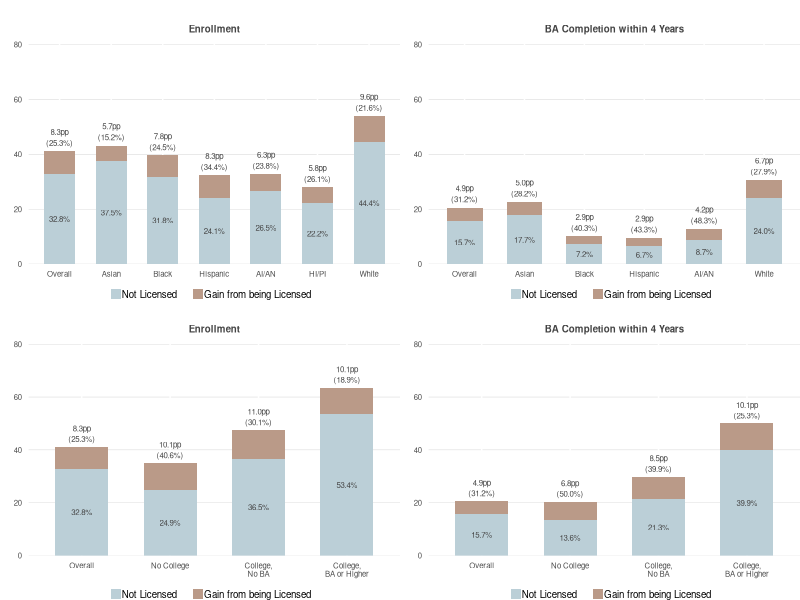
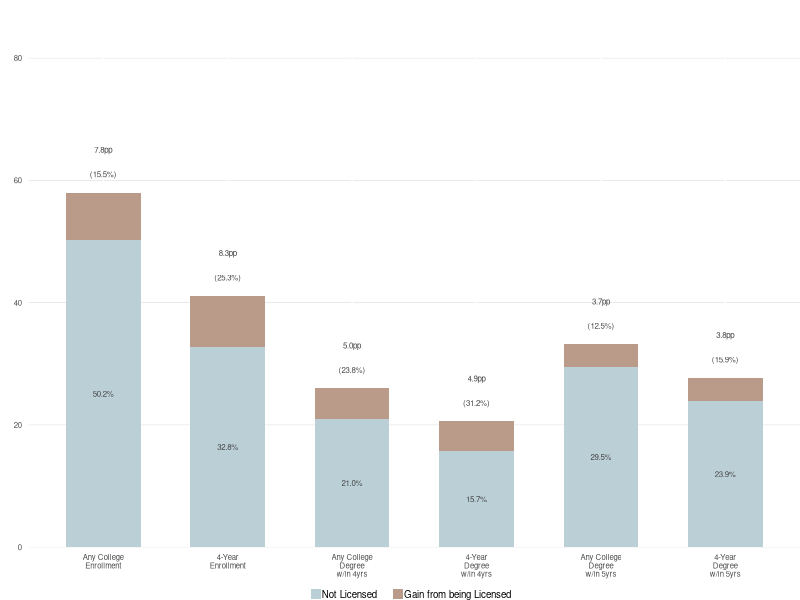

The R source for these figures, in order: (Note: this script raises an error after producing the figures.)
## ---- chunk 1
library(knitr)
library(bookdown)

# https://cran.r-project.org/web/packages/kableExtra/vignettes/awesome_table_in_pdf.pdf
library(kableExtra)
library(tidyverse)
library(gridExtra)
library(scales)

knitr::opts_chunk$set(echo = F, message = F, warning = F)

knitr::knit_hooks$set(inline = function(x) {   if(!is.numeric(x)){     x   }else{    prettyNum(round(x,2), big.mark=",")    } })

theme_set(
  theme(
    text = element_text(size = 7),
    panel.background = element_blank(),
    plot.title = element_text(color = '#444444', size = 7, hjust = 0.5, face = 'bold'),
    axis.ticks = element_blank(),
    axis.title = element_text(face = 'bold'),
    legend.title = element_text(face = 'bold'),
    legend.key.size = unit(0.3, 'cm')
  )
)
## ---- chunk 2

create_cb_figure <- function(categories, values, plot_title) {
  cb_fig_df <- data.frame(
    category = rep(categories, each = 2),
    subcategory = rep(c('Not Licensed', 'Gain from being Licensed'), length(categories)), 
    value = values
  )
  
  cb_fig_df$category <- factor(cb_fig_df$category, levels = categories)
  
  cb_fig_df %>%
    left_join(
      cb_fig_df %>%
        pivot_wider(id_cols = category, names_from = subcategory, values_from = value) %>%
        mutate(
          total = `Not Licensed` + `Gain from being Licensed`,
          pct_change = `Gain from being Licensed` / `Not Licensed` * 100
        ),
      by = 'category') %>% 
    ggplot(aes(x = category, y = value, fill = subcategory, width = 0.6)) +
    geom_bar(position = 'stack', stat = 'identity') +
    geom_text(aes(y = value, label = if_else(subcategory == 'Not Licensed', str_c(sprintf('%.1f', value), '%'), '')), color = '#444444', size = 2, position = position_stack(vjust = 0.5)) +
    geom_text(aes(y = total + 3, label = if_else(subcategory == 'Not Licensed', str_c('(', sprintf('%.1f', pct_change), '%)'), '')), color = '#444444', size = 2) +
    geom_text(aes(y = total + 7, label = if_else(subcategory == 'Not Licensed', str_c(sprintf('%.1f', `Gain from being Licensed`), 'pp'), '')), color = '#444444', size = 2) +
    ggtitle(plot_title) +
    xlab('') + ylab('') + 
    scale_y_continuous(expand = expansion(mult = c(0, 0.05)), limits = c(0, 80)) +
    scale_fill_manual(values = c('#ba9a88', '#bbcfd7')) +
    theme(
        plot.margin = margin(t = 0.6, unit = 'cm'),
        panel.grid.major.y = element_line(size = 0.1, color = 'gray'),
        legend.title = element_blank(),
        legend.position = 'bottom',
        legend.margin = margin(t = -0.5, unit = 'cm'),
        legend.text = element_text(margin = margin(r = 0.2, unit = 'cm'))
      ) +
      guides(fill = guide_legend(reverse = T))
}

grid.arrange(
  create_cb_figure(
    c('Overall', 'Asian', 'Black', 'Hispanic', 'AI/AN', 'HI/PI', 'White'),
    c(32.8, 8.3, 37.5, 5.7, 31.8, 7.8, 24.1, 8.3, 26.5, 6.3, 22.2, 5.8, 44.4, 9.6),
    'Enrollment'
  ),
  create_cb_figure(
    c('Overall', 'Asian', 'Black', 'Hispanic', 'AI/AN', 'White'),
    c(15.7, 4.9, 17.7, 5.0, 7.2, 2.9, 6.7, 2.9, 8.7, 4.2, 24.0, 6.7),
    'BA Completion within 4 Years'
  ),
  create_cb_figure(
    c('Overall', 'No College', 'College,\nNo BA', 'College,\nBA or Higher'),
    c(32.8, 8.3, 24.9, 10.1, 36.5, 11.0, 53.4, 10.1),
    'Enrollment'
  ),
  create_cb_figure(
    c('Overall', 'No College', 'College,\nNo BA', 'College,\nBA or Higher'),
    c(15.7, 4.9, 13.6, 6.8, 21.3, 8.5, 39.9, 10.1),
    'BA Completion within 4 Years'
  ),
  ncol = 2
)
## ---- chunk 3


create_cb_figure(
    c('Any College\nEnrollment', '4-Year\nEnrollment', 'Any College\nDegree\nw/in 4yrs', '4-Year\nDegree\nw/in 4yrs', 'Any College\nDegree\nw/in 5yrs', '4-Year\nDegree\nw/in 5yrs'),
    c(50.2, 7.8, 32.8, 8.3, 21.0, 5.0, 15.7, 4.9, 29.5, 3.7, 23.9, 3.8),
    ''
  )
## ---- chunk 4
knitr::include_graphics('./../assets/images/enrollment_funnel.png')
#![The enrollment funnel](assets/images/enrollment_funnel.png)
## ---- chunk 5
knitr::include_graphics('./../assets/images/lead_generators_ftc_2016_image.png')
## ---- chunk 6
knitr::include_graphics('./../assets/images/reuters_voter_database.png')
#![The enrollment funnel](assets/images/enrollment_funnel.png)
## ---- chunk 7
knitr::include_graphics('./../assets/images/Illustration-EMS-Enroll360-Final-V3.png')
#![The enrollment funnel](assets/images/enrollment_funnel.png)
